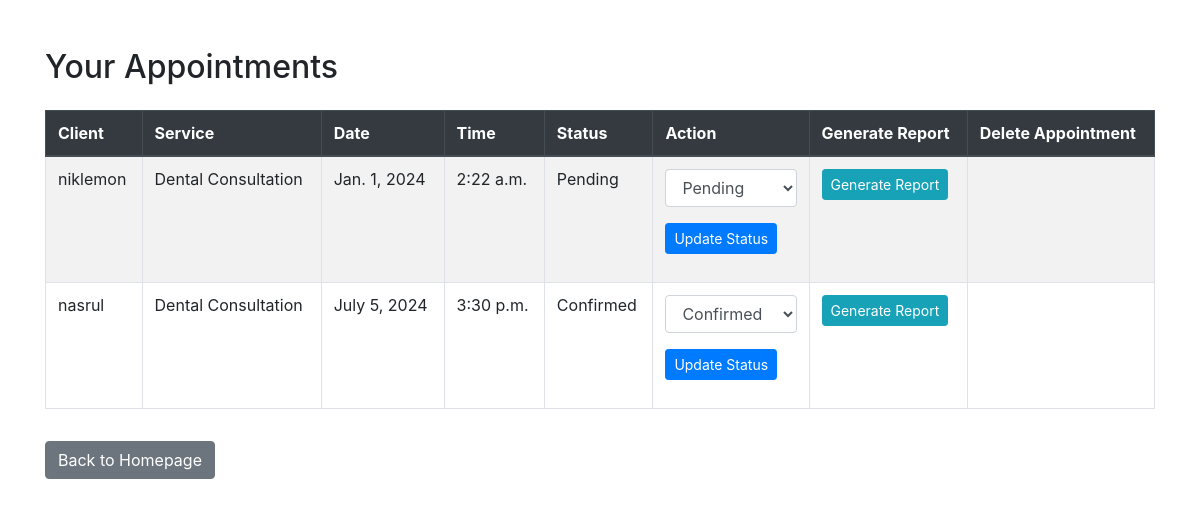
/appointment/ (signed in), run on the app's committed database.
### dentalapp/models.py (models this page shows, shortened)
class Appointment(models.Model):
    PENDING = 'Pending'
    CONFIRMED = 'Confirmed'
    CANCELLED = 'Cancelled'
    STATUS_CHOICES = [
        (PENDING, 'Pending'),
        (CONFIRMED, 'Confirmed'),
        (CANCELLED, 'Cancelled'),
    ]
    doctor = models.ForeignKey(User, on_delete=models.CASCADE)
    service = models.ForeignKey(Service, on_delete=models.CASCADE)
    date = models.DateField()
    time = models.TimeField()
    appointment_status = models.CharField(max_length=50, choices=STATUS_CHOICES, default=PENDING)
    client = models.CharField(max_length=50, null=True)

class Service(models.Model):
    CONSULTATION = 'Consultation'
    SURGERY = 'Surgery'
    CLEANING = 'Cleaning'
    CHECKUP = 'Checkup'
    SERVICE_TYPE_CHOICES = [
        (CONSULTATION, 'Consultation'),
        (SURGERY, 'Surgery'),
        (CLEANING, 'Cleaning'),
        (CHECKUP, 'Checkup'),
    ]
    service_id = models.AutoField(primary_key=True)
    service_name = models.CharField(max_length=255)
    service_type = models.CharField(max_length=50, choices=SERVICE_TYPE_CHOICES)
    service_detail = models.TextField()

### dentalapp/views.py (the view)
# urls.py: path('appointment/', appointment_detail, name='appointment_detail'),
@login_required
def appointment_detail(request):
    appointment = Appointment.objects.all()
    return render(request, 'dashboard/appointment.html', {'appointments': appointment})

### templates/dashboard/appointment.html (shortened to what this page needs)
<link rel="stylesheet" href="https://cdn.jsdelivr.net/npm/bootstrap@4.6.2/dist/css/bootstrap.min.css">
<div class="container mt-5">
    <h2 class="mb-4">Your Appointments</h2>
    <table class="table table-bordered table-striped">
        <thead class="thead-dark">
            <tr>
                <th>Client</th>
                <th>Service</th>
                <th>Date</th>
                <th>Time</th>
                <th>Status</th>
                <th>Action</th>
                <th>Generate Report</th>
                <th>Delete Appointment</th>
            </tr>
        </thead>
        <tbody>
            {% for appointment in appointments %}
            <tr>
                <td>{{ appointment.client }}</td>
                <td>{{ appointment.service.service_name }}</td>
                <td>{{ appointment.date }}</td>
                <td>{{ appointment.time }}</td>
                <td>{{ appointment.appointment_status }}</td>
                <td>
                    <form method="post" action="{% url 'update_appointment' appointment.id %}">
                        <div class="form-group">
                            <select name="status" class="form-control">
                                {% for status, status_display in appointment.STATUS_CHOICES %}
                                <option value="{{ status }}" {% if appointment.appointment_status == status %}selected{% endif %}>
                                    {{ status_display }}
                                </option>
                                {% endfor %}
                            </select>
                        </div>
                        <button type="submit" class="btn btn-primary btn-sm">Update Status</button>
                    </form>
                </td>
                <td>
                    <a href="{% url 'appointment_detail_report' appointment.id %}" class="btn btn-info btn-sm">Generate Report</a>
                </td>
                <td>
                </td>
            </tr>
            {% endfor %}
        </tbody>
    </table>
    <a href="{% url 'home' %}" class="btn btn-secondary mt-3">Back to Homepage</a>
</div>

### data on the page
Appointment: client "niklemon", service.service_name "Dental Consultation", date "Jan. 1, 2024", time "2:22 a.m.", appointment_status "Pending", status "Pending"
Appointment: client "nasrul", service.service_name "Dental Consultation", date "July 5, 2024", time "3:30 p.m.", appointment_status "Confirmed", status "Confirmed"
